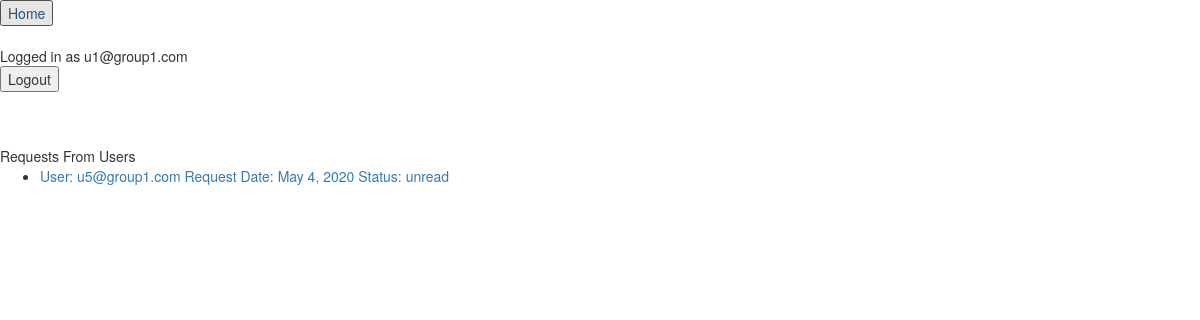
Before: /focal_point/requests/ (signed in) with the older database file.
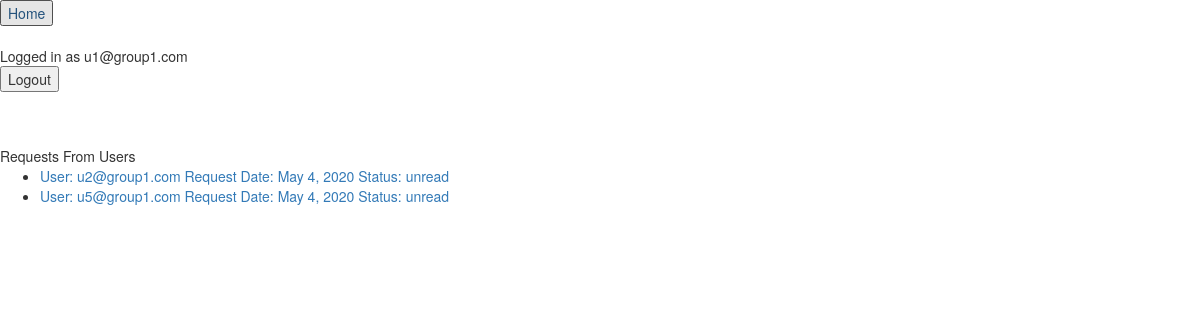
After: the same page with the newer database file.
### CustomRequests/models.py (models this page shows)
class RequestToChangeCubic(models.Model):
    user = models.ForeignKey(CustomUser, on_delete=models.CASCADE)
    request_date = models.DateField(default=now())
    cubic = models.ForeignKey(Cubic, on_delete=models.CASCADE, blank=True, null=True)
    status = models.CharField(max_length=MAX_LENGTH, choices=(('unread', 'unread'), ('in progress', 'in progress'),
                                                              ('approved', 'approved'), ('denied', 'denied')),
                              default='unread')
    reason = models.TextField(blank=True)
    notes = models.TextField(blank=True)

### custom_user/models.py (models this page shows, shortened)
class CustomUser(AbstractBaseUser):
    email = models.EmailField(
        verbose_name='email address',
        max_length=255,
        unique=True,
    )
    active = models.BooleanField(default=True)
    staff = models.BooleanField(default=False)  # a admin user; non super-user
    admin = models.BooleanField(default=False)  # a superuser
    objects = UserManager()
    USERNAME_FIELD = 'email'
    REQUIRED_FIELDS = []  # Email & Password are required by default.
    employee_number = models.CharField(max_length=MAX_LENGTH, unique=True)  #TODO: unique? think about admins( now they are always 0)
    start_date = models.DateField(null=True, blank=True)
    end_date = models.DateField(null=True, blank=True)
    percentage = models.CharField(choices=(('full_time', 'full_time'), ('part_time', 'part_time')), max_length=MAX_LENGTH,
                                  default="full_time")
    business_group = models.ForeignKey(BusinessGroup, on_delete=models.CASCADE)
    focal_point = models.BooleanField(default=False)
    space_planner = models.BooleanField(default=False)
    def __str__(self):              # __unicode__ on Python 2
        return self.email
    @property
    def is_active(self):
        return self.active

### cubic_managment/decorators.py (the view)
    def wrap(request, *args, **kwargs):
        if request.user.focal_point:
            return function(request, *args, **kwargs)
        else:
            raise PermissionDenied

### focal_point/views.py (called while the page is built)
@user_is_focal_point
def display_requests(request):
    users_in_focal_point_group = CustomUser.objects.filter(business_group=request.user.business_group)
    requests = RequestToChangeCubic.objects.filter(user__in=users_in_focal_point_group)
    return render(request, 'focal_point/requests.html', {'requests': requests})

### focal_point/templates/focal_point/requests.html
{% extends 'custom_user/base.html' %}
{% block content %}
    <body>
    Requests From Users
    <ul>
        {% for request in requests%}
        <li>
            <a href="{% url 'focal_point:viewrequest' request.id %}">
            User: {{ request.user }}
            Request Date: {{ request.request_date }}
            {% if request.status %}
                Status: {{ request.status}}
            {% endif %}
            </a>
        </li>
        {% endfor %}
    </ul>
</body>
{% endblock %}

### custom_user/templates/custom_user/base.html (shortened to what this page needs)
<head>
    <link rel="stylesheet" href="https://maxcdn.bootstrapcdn.com/bootstrap/3.3.7/css/bootstrap.min.css" />
  <link rel="stylesheet" href="https://cdnjs.cloudflare.com/ajax/libs/datepicker/0.6.5/datepicker.min.css" />
</head>
<a href="{% url 'homepage' %}">
    <input type="button" value="Home">
</a>
{% if user.is_authenticated %}
Logged in as {{user.email}}
<form action="{% url 'logoutuser'%}" method="POST">
    <button type="submit">Logout</button>
</form>
{% else %}
<a href="{% url 'signupuser'%}">Sign Up</a>
<a href="{% url 'loginuser'%}">Log In</a>
{% endif %}
{% block content %}
{% endblock %}

Changed rows visible on the page:
added RequestToChangeCubic: user "u2@group1.com", request_date "May 4, 2020", status "unread"
